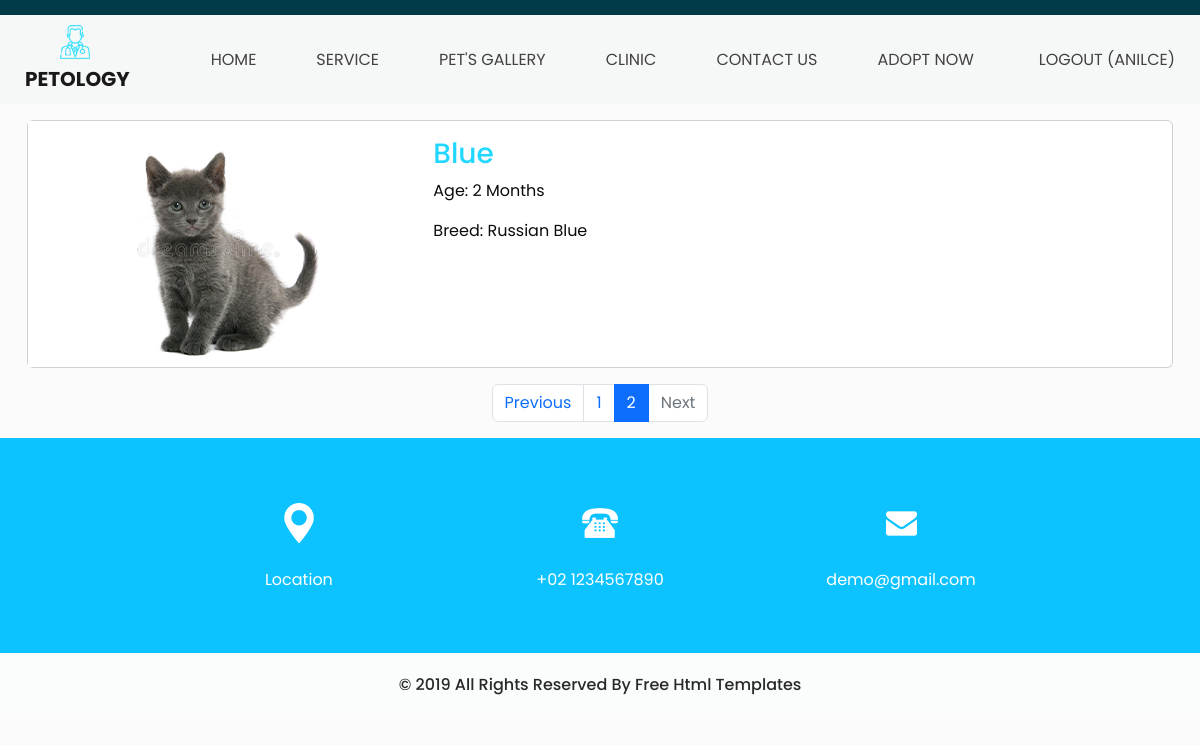
Page /buy/?page=2 (signed in) on the committed database.
### myApp/models.py (models this page shows, shortened)
class Pets(models.Model):
    petName=models.CharField(max_length=30)
    Breed=models.CharField(max_length=30)
    age=models.CharField(max_length=10)
    image=models.ImageField(upload_to='images/petimages',null=True)

### myApp/views.py (the view)
# urls.py: path('buy/',views.buy,name='buy'),
def buy(request):
    pets = Pets.objects.all()  # veritabanındaki tüm verileri alın
    paginator = Paginator(pets, 5)  # verileri 5'er 5'er gruplara bölün
    page = request.GET.get('page')
    try:
        pets = paginator.page(page)
    except PageNotAnInteger:
        pets = paginator.page(1)
    except EmptyPage:
        pets = paginator.page(paginator.num_pages)
    context = {
        'pets': pets,
    }
    return render(request, 'buy.html', context)

### myApp/templates/buy.html (shortened to what this page needs)
{% extends "base.html" %}
{% load static %}
{% block content %}
  {% for pet in pets %}
  <div class="container">
    <div class="card mb-3 mt-3" style="max-width: 1200px;">
      <div class="row ">
        <div class="col-md-4">
          <img src="{{ pet.image.url }}" class="img-fluid">
        </div>
        <div class="col-md-8">
          <div class="card-body">
            <h3 class="card-title custom_heading"><span>{{ pet.petName }}</span></h3>
            <p class="card-text">Age: {{ pet.age }}</p>
            <p class="card-text">Breed: {{ pet.Breed }} </p>
          </div>
        </div>
      </div>
    </div>
  </div>
  {% endfor %}
{% if pets.has_other_pages %}
<div class="container">
  <div class="row">
    <div class="col-md-12" style="text-align: center;">
      <nav aria-label="Page navigation example">
        <ul class="pagination justify-content-center">
          {% if pets.has_previous %}
          <li class="page-item">
            <a class="page-link" href="?page={{ pets.previous_page_number }}" tabindex="-1">Previous</a>
          </li>
          {% else %}
          <li class="page-item disabled">
            <a class="page-link" href="#" tabindex="-1">Previous</a>
          </li>
          {% endif %}
          {% for page in pets.paginator.page_range %}
          {% if page == pets.number %}
          <li class="page-item active"><a class="page-link" href="?page={{ page }}">{{ page }}</a></li>
          {% else %}
          <li class="page-item"><a class="page-link" href="?page={{ page }}">{{ page }}</a></li>
          {% endif %}
          {% endfor %}
          {% if pets.has_next %}
          <li class="page-item">
            <a class="page-link" href="?page={{ pets.next_page_number }}">Next</a>
          </li>
          {% else %}
          <li class="page-item disabled">
            <a class="page-link" href="#">Next</a>
          </li>
          {% endif %}
        </ul>
      </nav>
    </div>
  </div>
</div>
{% endif %}
{% endblock %}

### myApp/templates/partials/header.html (shortened to what this page needs)
{%load static%}
{%block content%}
<header class="header_section">
    <div class="container-fluid">
      <nav class="navbar navbar-expand-lg custom_nav-container ">
        <a class="navbar-brand" href="{% url 'home' %}">
          <img src="{% static 'images/logo.png' %}" alt="">
          <span>
            Petology
          </span>
        </a>
        <div class="collapse navbar-collapse" id="navbarSupportedContent">
          <div class="d-flex mx-auto flex-column flex-lg-row align-items-center">
            <ul class="navbar-nav  ">
              <li class="nav-item active">
                <a class="nav-link" href="{% url 'home' %}">Home</a>
              </li>
              <li class="nav-item">
                <a class="nav-link" href="{% url 'service' %}">service </a>
              </li>
              <li class="nav-item">
                <a class="nav-link" href="{% url 'gallery' %}">Pet's gallery </a>
              </li>
              <li class="nav-item">
                <a class="nav-link" href="{% url 'clinic' %}"> clinic</a>
              </li>
              <li class="nav-item">
                <a class="nav-link" href="{% url 'contact' %}">Contact us</a>
              </li>
              <li class="nav-item">
                <a class="nav-link" href="{% url 'buy' %}"> Adopt now </a>
              </li>
            </ul>
          </div>
          <div class="quote_btn-container  d-flex justify-content-center">
            {% if user.is_authenticated %}
            <a class="nav-link" href="{% url 'logoutaccount'%}"> Logout ({{ user.username }}) </a>
            {% endif %}
            </div>
        </div>
      </nav>
    </div>
  </header>
  {%endblock%}

### myApp/static/css/style.css (style rules this page uses)
body { font-family: "Poppins", sans-serif; color: #0c0c0c; background-color: #ffffff; }
.custom_heading { color: #030404; }
.custom_heading span { color: #21d7ff; }
.header_section { background-color: #f6f8f7; padding-top: 15px; }
.header_section .container-fluid { padding-right: 25px; padding-left: 25px; }
.header_section .quote_btn-container a { color: #434242; text-transform: uppercase; }
.custom_nav-container.navbar-expand-lg .navbar-nav .nav-link { padding: 10px 30px; color: #434242; text-align: center; text-transform: uppercase; }
a, a:hover, a:focus { text-decoration: none; }
.navbar-brand, .navbar-brand:hover { text-transform: uppercase; font-weight: bold; font-size: 24px; color: #fafcfd; }
.navbar-brand { display: -webkit-box; display: -ms-flexbox; display: flex; -webkit-box-align: center; -ms-flex-align: center; align-items: center; -webkit-box-orient: vertical; -webkit-box-direction: normal; -ms-flex-direction: column; flex-direction: column; }
.navbar-brand img { width: 30px; margin-right: 5px; }
.navbar-brand span { font-size: 20px; font-weight: 700; color: #191919; margin-top: 5px; }
.custom_nav-container { z-index: 99999; padding: 5px 0; }
body { background-color: #fbfbfb; }

### myApp/static/css/responsive.css (style rules this page uses)
@media (min-width: 1200px) { .container { max-width: 1170px; } }

### rows in the picture
Pets: image (picture), petName "Blue", age "2 Months", Breed "Russian Blue"

### other values in the picture
{{ user.username }} "ANILCE"
{{ page }} "1"
{{ page }} "2"
